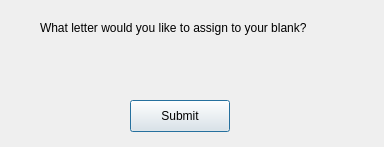
<?xml version="1.0" encoding="UTF-8"?>
<ui version="4.0">
 <class>blankCreator</class>
 <widget class="QDialog" name="blankCreator">
  <property name="geometry">
   <rect>
    <x>0</x>
    <y>0</y>
    <width>384</width>
    <height>147</height>
   </rect>
  </property>
  <property name="windowTitle">
   <string>Dialog</string>
  </property>
  <widget class="QLabel" name="label">
   <property name="geometry">
    <rect>
     <x>40</x>
     <y>20</y>
     <width>301</width>
     <height>16</height>
    </rect>
   </property>
   <property name="text">
    <string>What letter would you like to assign to your blank?</string>
   </property>
  </widget>
  <widget class="QPushButton" name="pushButton">
   <property name="geometry">
    <rect>
     <x>130</x>
     <y>100</y>
     <width>100</width>
     <height>32</height>
    </rect>
   </property>
   <property name="text">
    <string>Submit</string>
   </property>
  </widget>
 </widget>
 <resources/>
 <connections/>
</ui>
